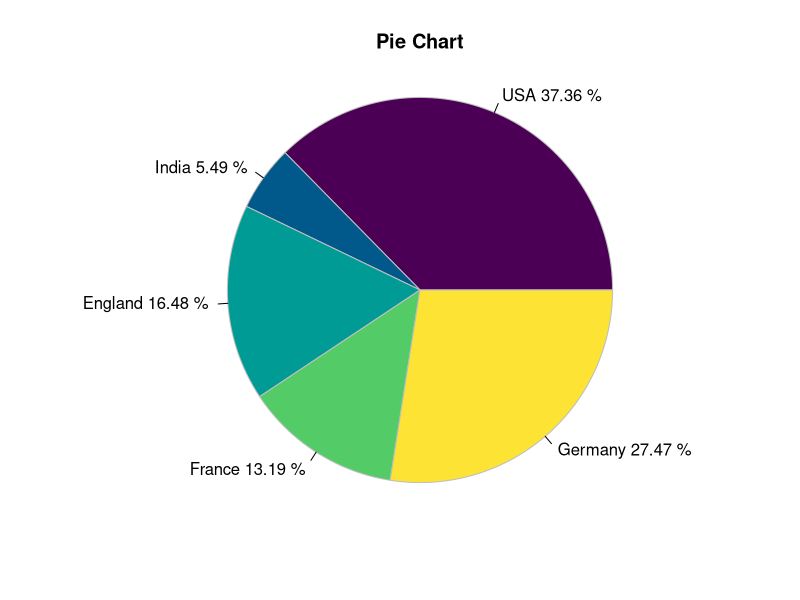
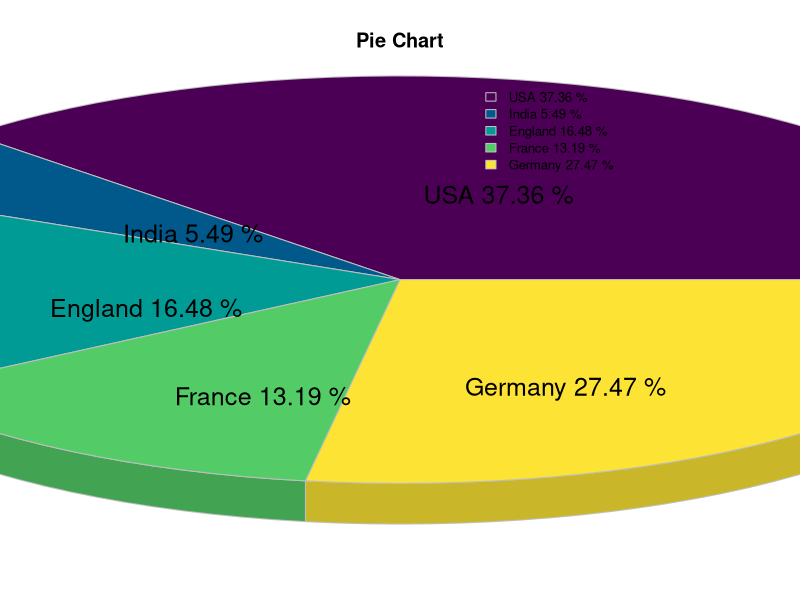

Here is the R script that generated these plots, in order:
setwd('D:/Practical/VIT/DS R')

# Add Library
library("ggplot2")
library("plotrix")

# Read csv file
country <-c('USA', 'India', 'England', 'France', 'Germany' )
count <-c(34, 5, 15, 12, 25)
perc <-round(count/sum(count)* 100, 2)
labels <-paste(country, perc,'%')
pie(count, labels = labels,radius =1,main = "Pie Chart", 
    col =hcl.colors (n = 5, palette = "viridis"),
                  border = 'gray')
dev.off()
#par(mar = c(1, 1, 1, 1)) 
pie3D(count, labels = labels,radius =3,main = "Pie Chart", 
      col =hcl.colors (n = 5, palette = "viridis"),
      border = 'gray')
legend("topright", legend = labels, fill = hcl.colors(n = 5, palette = "viridis"), 
       border = 'gray', bty = "n", cex = 0.8)
